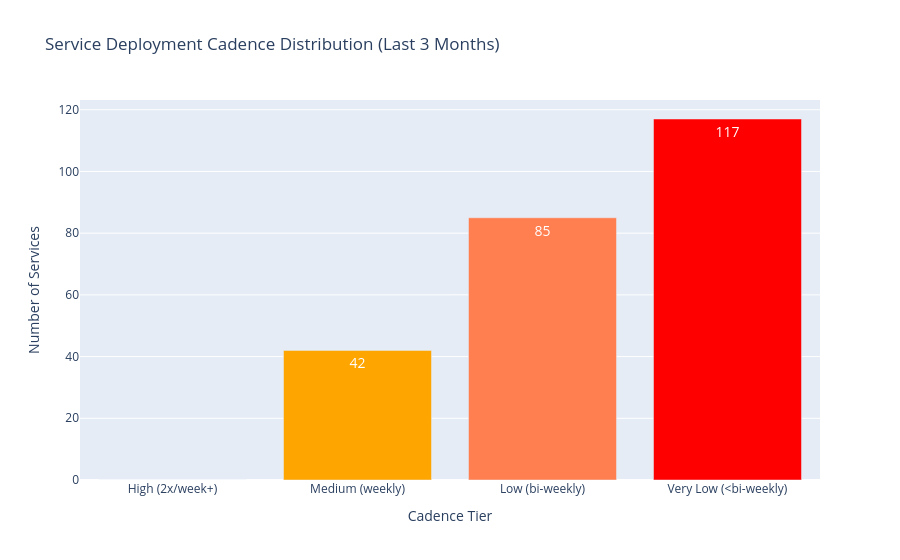

Notebook code cell kept with this figure:
### Code cell
# Visualize service cadence distribution
tier_order = ['High (2x/week+)', 'Medium (weekly)', 'Low (bi-weekly)', 'Very Low (<bi-weekly)']
tier_colors = {'High (2x/week+)': 'green', 'Medium (weekly)': 'orange', 
               'Low (bi-weekly)': 'coral', 'Very Low (<bi-weekly)': 'red'}

tier_summary = df_service_freq['cadence_tier'].value_counts().reindex(tier_order).fillna(0).reset_index()
tier_summary.columns = ['tier', 'count']

fig = px.bar(tier_summary, x='tier', y='count',
             title='Service Deployment Cadence Distribution (Last 3 Months)',
             text='count',
             color='tier',
             color_discrete_map=tier_colors,
             category_orders={'tier': tier_order})
fig.update_traces(textposition='inside', textfont=dict(color='white', size=14))
fig.update_layout(
    xaxis_title='Cadence Tier',
    yaxis_title='Number of Services',
    showlegend=False
)
fig.show()

# Key insights
high_medium = tier_summary[tier_summary['tier'].isin(['High (2x/week+)', 'Medium (weekly)'])]['count'].sum()
high_medium_pct = high_medium / len(df_service_freq) * 100 if len(df_service_freq) > 0 else 0

top_service = df_service_freq.iloc[0] if len(df_service_freq) > 0 else None

print(f"\nKey insight:")
print(f"  {high_medium_pct:.0f}% of services deploy at least weekly")
if top_service is not None:
    print(f"  Even our most active service ({top_service['service']}) only deploys {top_service['cadence_pct']:.0f}% of days (~weekly)")
    print(f"  No service is on true continuous/daily deployment")

### Figure 1 — Plotly figure (JSON) as saved in the notebook; plotly's stock layout.template omitted (floating-point values rounded to 4 significant figures)
{"data": [{"hovertemplate": "tier=%{x}<br>count=%{text}<extra></extra>", "legendgroup": "High (2x/week+)", "marker": {"color": "green", "pattern": {"shape": ""}}, "name": "High (2x/week+)", "orientation": "v", "showlegend": true, "text": [0.0], "textfont": {"color": "white", "size": 14}, "textposition": "inside", "type": "bar", "x": ["High (2x/week+)"], "xaxis": "x", "y": [0.0], "yaxis": "y"}, {"hovertemplate": "tier=%{x}<br>count=%{text}<extra></extra>", "legendgroup": "Medium (weekly)", "marker": {"color": "orange", "pattern": {"shape": ""}}, "name": "Medium (weekly)", "orientation": "v", "showlegend": true, "text": [42.0], "textfont": {"color": "white", "size": 14}, "textposition": "inside", "type": "bar", "x": ["Medium (weekly)"], "xaxis": "x", "y": [42.0], "yaxis": "y"}, {"hovertemplate": "tier=%{x}<br>count=%{text}<extra></extra>", "legendgroup": "Low (bi-weekly)", "marker": {"color": "coral", "pattern": {"shape": ""}}, "name": "Low (bi-weekly)", "orientation": "v", "showlegend": true, "text": [85.0], "textfont": {"color": "white", "size": 14}, "textposition": "inside", "type": "bar", "x": ["Low (bi-weekly)"], "xaxis": "x", "y": [85.0], "yaxis": "y"}, {"hovertemplate": "tier=%{x}<br>count=%{text}<extra></extra>", "legendgroup": "Very Low (<bi-weekly)", "marker": {"color": "red", "pattern": {"shape": ""}}, "name": "Very Low (<bi-weekly)", "orientation": "v", "showlegend": true, "text": [117.0], "textfont": {"color": "white", "size": 14}, "textposition": "inside", "type": "bar", "x": ["Very Low (<bi-weekly)"], "xaxis": "x", "y": [117.0], "yaxis": "y"}], "layout": {"barmode": "relative", "legend": {"title": {"text": "tier"}, "tracegroupgap": 0}, "showlegend": false, "title": {"text": "Service Deployment Cadence Distribution (Last 3 Months)"}, "xaxis": {"anchor": "y", "categoryarray": ["High (2x/week+)", "Medium (weekly)", "Low (bi-weekly)", "Very Low (<bi-weekly)"], "categoryorder": "array", "domain": [0, 1], "title": {"text": "Cadence Tier"}}, "yaxis": {"anchor": "x", "domain": [0, 1], "title": {"text": "Number of Services"}}}}
